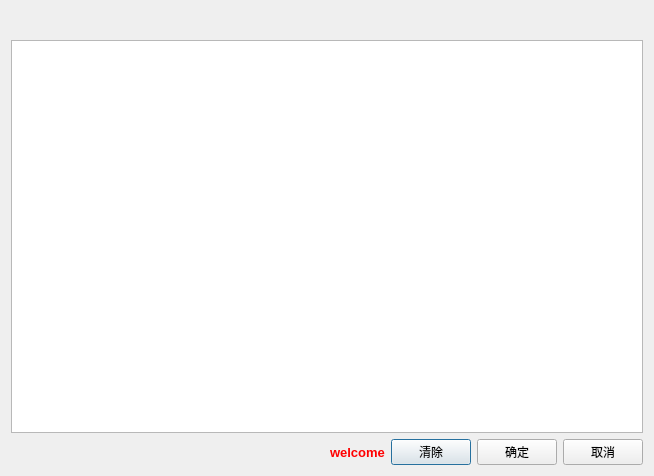
<?xml version="1.0" encoding="UTF-8"?>
<ui version="4.0">
 <class>labelprint_goodinfo_add_dialog</class>
 <widget class="QDialog" name="labelprint_goodinfo_add_dialog">
  <property name="geometry">
   <rect>
    <x>0</x>
    <y>0</y>
    <width>654</width>
    <height>476</height>
   </rect>
  </property>
  <property name="windowTitle">
   <string>Dialog</string>
  </property>
  <property name="styleSheet">
   <string notr="true"/>
  </property>
  <layout class="QVBoxLayout" name="verticalLayout">
   <item>
    <widget class="QLabel" name="label_2">
     <property name="styleSheet">
      <string notr="true">color:purple;
font:bold 15pt;</string>
     </property>
     <property name="text">
      <string/>
     </property>
     <property name="alignment">
      <set>Qt::AlignCenter</set>
     </property>
    </widget>
   </item>
   <item>
    <widget class="QTableView" name="tableView"/>
   </item>
   <item>
    <layout class="QHBoxLayout" name="horizontalLayout">
     <item>
      <spacer name="horizontalSpacer">
       <property name="orientation">
        <enum>Qt::Horizontal</enum>
       </property>
       <property name="sizeHint" stdset="0">
        <size>
         <width>40</width>
         <height>20</height>
        </size>
       </property>
      </spacer>
     </item>
     <item>
      <widget class="QLabel" name="label">
       <property name="styleSheet">
        <string notr="true">color:red;
font:bold 10pt;</string>
       </property>
       <property name="text">
        <string>welcome</string>
       </property>
      </widget>
     </item>
     <item>
      <widget class="uinormal_button" name="pushButton_clear">
       <property name="text">
        <string>清除</string>
       </property>
      </widget>
     </item>
     <item>
      <widget class="uinormal_button" name="pushButton">
       <property name="text">
        <string>确定</string>
       </property>
      </widget>
     </item>
     <item>
      <widget class="uinormal_button" name="pushButton_2">
       <property name="text">
        <string>取消</string>
       </property>
      </widget>
     </item>
    </layout>
   </item>
  </layout>
 </widget>
 <customwidgets>
  <customwidget>
   <class>uinormal_button</class>
   <extends>QPushButton</extends>
   <header>uinormal_button.h</header>
  </customwidget>
 </customwidgets>
 <resources/>
 <connections>
  <connection>
   <sender>pushButton</sender>
   <signal>clicked()</signal>
   <receiver>labelprint_goodinfo_add_dialog</receiver>
   <slot>accept()</slot>
   <hints>
    <hint type="sourcelabel">
     <x>270</x>
     <y>276</y>
    </hint>
    <hint type="destinationlabel">
     <x>148</x>
     <y>266</y>
    </hint>
   </hints>
  </connection>
  <connection>
   <sender>pushButton_2</sender>
   <signal>clicked()</signal>
   <receiver>labelprint_goodinfo_add_dialog</receiver>
   <slot>reject()</slot>
   <hints>
    <hint type="sourcelabel">
     <x>373</x>
     <y>280</y>
    </hint>
    <hint type="destinationlabel">
     <x>190</x>
     <y>285</y>
    </hint>
   </hints>
  </connection>
 </connections>
</ui>
